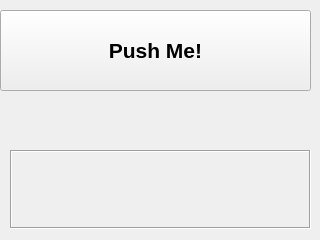
<?xml version="1.0" encoding="UTF-8"?>
<ui version="4.0">
 <class>Frame</class>
 <widget class="QFrame" name="Frame">
  <property name="geometry">
   <rect>
    <x>0</x>
    <y>0</y>
    <width>320</width>
    <height>240</height>
   </rect>
  </property>
  <property name="font">
   <font>
    <pointsize>16</pointsize>
    <weight>75</weight>
    <bold>true</bold>
   </font>
  </property>
  <property name="windowTitle">
   <string>Frame</string>
  </property>
  <widget class="QLabel" name="label">
   <property name="geometry">
    <rect>
     <x>10</x>
     <y>150</y>
     <width>301</width>
     <height>79</height>
    </rect>
   </property>
   <property name="minimumSize">
    <size>
     <width>0</width>
     <height>79</height>
    </size>
   </property>
   <property name="frameShape">
    <enum>QFrame::Box</enum>
   </property>
   <property name="frameShadow">
    <enum>QFrame::Sunken</enum>
   </property>
   <property name="text">
    <string/>
   </property>
  </widget>
  <widget class="QPushButton" name="button">
   <property name="geometry">
    <rect>
     <x>0</x>
     <y>10</y>
     <width>311</width>
     <height>81</height>
    </rect>
   </property>
   <property name="text">
    <string>Push Me!</string>
   </property>
  </widget>
 </widget>
 <resources/>
 <connections/>
</ui>
